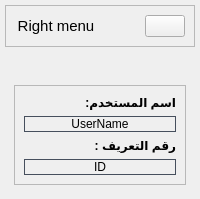
           <widget class="QCustomSlideMenu" name="rightMenuContainer" native="true">
            <property name="minimumSize">
             <size>
              <width>200</width>
              <height>0</height>
             </size>
            </property>
            <property name="maximumSize">
             <size>
              <width>200</width>
              <height>331</height>
             </size>
            </property>
            <layout class="QVBoxLayout" name="verticalLayout_12">
             <property name="spacing">
              <number>0</number>
             </property>
             <property name="leftMargin">
              <number>0</number>
             </property>
             <property name="topMargin">
              <number>0</number>
             </property>
             <property name="rightMargin">
              <number>0</number>
             </property>
             <property name="bottomMargin">
              <number>0</number>
             </property>
             <item>
              <widget class="QWidget" name="rightMenuSubContainer" native="true">
               <property name="minimumSize">
                <size>
                 <width>200</width>
                 <height>0</height>
                </size>
               </property>
               <layout class="QVBoxLayout" name="verticalLayout_13">
                <property name="spacing">
                 <number>5</number>
                </property>
                <property name="leftMargin">
                 <number>5</number>
                </property>
                <property name="topMargin">
                 <number>5</number>
                </property>
                <property name="rightMargin">
                 <number>5</number>
                </property>
                <property name="bottomMargin">
                 <number>5</number>
                </property>
                <item>
                 <widget class="QFrame" name="frame_8">
                  <property name="frameShape">
                   <enum>QFrame::Shape::StyledPanel</enum>
                  </property>
                  <property name="frameShadow">
                   <enum>QFrame::Shadow::Raised</enum>
                  </property>
                  <layout class="QHBoxLayout" name="horizontalLayout_8">
                   <item>
                    <widget class="QLabel" name="label_7">
                     <property name="font">
                      <font>
                       <pointsize>11</pointsize>
                      </font>
                     </property>
                     <property name="text">
                      <string>Right menu</string>
                     </property>
                     <property name="alignment">
                      <set>Qt::AlignmentFlag::AlignCenter</set>
                     </property>
                    </widget>
                   </item>
                   <item alignment="Qt::AlignmentFlag::AlignRight">
                    <widget class="QPushButton" name="closeRightMenuBtn">
                     <property name="toolTip">
                      <string>Close menu</string>
                     </property>
                     <property name="text">
                      <string/>
                     </property>
                     <property name="icon">
                      <iconset resource="resources.qrc">
                       <normaloff>:/icons/images/icons/cil-x-circle.png</normaloff>:/icons/images/icons/cil-x-circle.png</iconset>
                     </property>
                     <property name="iconSize">
                      <size>
                       <width>24</width>
                       <height>24</height>
                      </size>
                     </property>
                    </widget>
                   </item>
                  </layout>
                 </widget>
                </item>
                <item>
                 <widget class="QCustomStackedWidget" name="rightMenuPages">
                  <widget class="QWidget" name="page_profile">
                   <property name="styleSheet">
                    <string notr="true"/>
                   </property>
                   <layout class="QVBoxLayout" name="verticalLayout_14">
                    <item>
                     <widget class="QLabel" name="profile_pic">
                      <property name="minimumSize">
                       <size>
                        <width>0</width>
                        <height>0</height>
                       </size>
                      </property>
                      <property name="maximumSize">
                       <size>
                        <width>16777215</width>
                        <height>16777215</height>
                       </size>
                      </property>
                      <property name="font">
                       <font>
                        <pointsize>12</pointsize>
                       </font>
                      </property>
                      <property name="text">
                       <string/>
                      </property>
                      <property name="alignment">
                       <set>Qt::AlignmentFlag::AlignCenter</set>
                      </property>
                     </widget>
                    </item>
                    <item>
                     <widget class="QFrame" name="frame_12">
                      <property name="frameShape">
                       <enum>QFrame::Shape::StyledPanel</enum>
                      </property>
                      <property name="frameShadow">
                       <enum>QFrame::Shadow::Raised</enum>
                      </property>
                      <layout class="QVBoxLayout" name="verticalLayout_21">
                       <item>
                        <widget class="QLabel" name="label_2">
                         <property name="font">
                          <font>
                           <bold>true</bold>
                          </font>
                         </property>
                         <property name="text">
                          <string>اسم المستخدم:</string>
                         </property>
                        </widget>
                       </item>
                       <item>
                        <widget class="QLabel" name="profile_name">
                         <property name="maximumSize">
                          <size>
                           <width>16777215</width>
                           <height>16777215</height>
                          </size>
                         </property>
                         <property name="font">
                          <font>
                           <pointsize>9</pointsize>
                           <bold>false</bold>
                          </font>
                         </property>
                         <property name="autoFillBackground">
                          <bool>false</bool>
                         </property>
                         <property name="styleSheet">
                          <string notr="true">border:1px solid rgb(70, 79, 93);
border-radius:10px;</string>
                         </property>
                         <property name="text">
                          <string>UserName</string>
                         </property>
                         <property name="alignment">
                          <set>Qt::AlignmentFlag::AlignCenter</set>
                         </property>
                        </widget>
                       </item>
                       <item>
                        <widget class="QLabel" name="label_8">
                         <property name="font">
                          <font>
                           <bold>true</bold>
                          </font>
                         </property>
                         <property name="text">
                          <string>رقم التعريف :</string>
                         </property>
                        </widget>
                       </item>
                       <item>
                        <widget class="QLabel" name="profile_id">
                         <property name="maximumSize">
                          <size>
                           <width>16777215</width>
                           <height>16777215</height>
                          </size>
                         </property>
                         <property name="font">
                          <font>
                           <pointsize>9</pointsize>
                          </font>
                         </property>
                         <property name="styleSheet">
                          <string notr="true">border:1px solid rgb(70, 79, 93);
border-radius:10px;
</string>
                         </property>
                         <property name="text">
                          <string>ID</string>
                         </property>
                         <property name="alignment">
                          <set>Qt::AlignmentFlag::AlignCenter</set>
                         </property>
                        </widget>
                       </item>
                      </layout>
                     </widget>
                    </item>
                   </layout>
                  </widget>
                 </widget>
                </item>
               </layout>
              </widget>
             </item>
            </layout>
           </widget>
